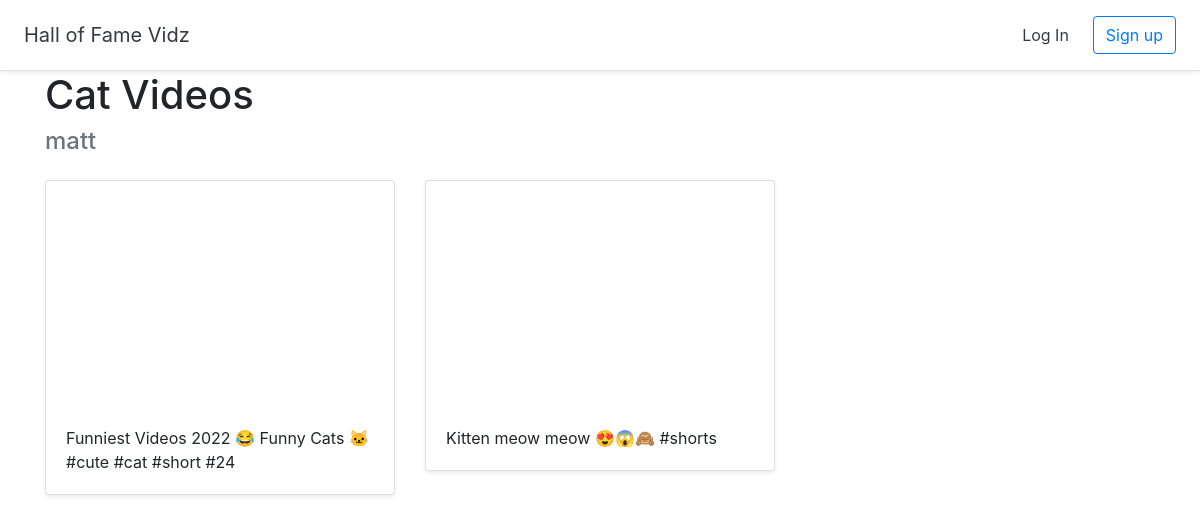
Screenshot of /halloffame/1 with the database file from the repository.
### halls/models.py (models this page shows)
class Hall(models.Model):
    title = models.CharField(max_length=255)
    user = models.ForeignKey(User,on_delete=models.CASCADE)

class Video(models.Model):
    title = models.CharField(max_length=255)
    url = models.URLField()
    youtube_id = models.CharField(max_length=255)
    hall = models.ForeignKey(Hall, on_delete = models.CASCADE)

### halls/views.py (the view)
# urls.py: path('halloffame/<int:pk>', views.DetailHall.as_view(), name='detail_hall'),
class DetailHall(generic.DetailView):
    model = Hall
    template_name = 'halls/detail_hall.html'

### halls/templates/halls/detail_hall.html (shortened to what this page needs)
{% extends 'halls/base.html' %}
{% block content %}
<div class="container">
<h1> {{ hall.title }} </h1>
<h4 class="text-muted"> {{ hall.user.username }} </h4>
    <div class = "row">
       {% for video in hall.video_set.all %}
       <div class="col-md-4 mt-3">
        <div class="card mb-4 shadow-sm">
        <iframe width="100%" height="225" src="https://www.youtube.com/embed/{{ video.youtube_id }} " frameborder="0" allow="accelerometer; autoplay; encrypted-media; gyroscope; picture-in-picture" allowfullscreen></iframe>
        <div class="card-body"><p class="card-text">{{ video.title }} </p>
        </div>
    </div>
</div>
       {% endfor %}
    </div>
</div>
{% endblock %}

### rows the page displays
Hall: title "Cat Videos", user.username "matt"
Video: title "Funniest Videos 2022 😂 Funny Cats 🐱 #cute #cat #short #24"
Video: title "Kitten meow meow 😍😱🙈 #shorts"
